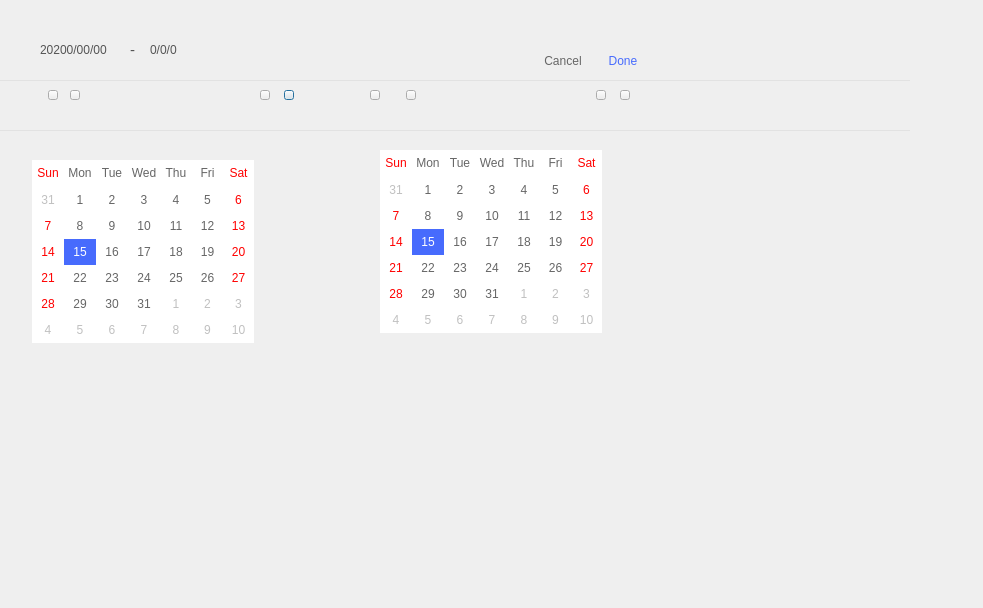
<?xml version="1.0" encoding="UTF-8"?>
<ui version="4.0">
 <class>DCalendarDialog</class>
 <widget class="QDialog" name="DCalendarDialog">
  <property name="geometry">
   <rect>
    <x>0</x>
    <y>0</y>
    <width>983</width>
    <height>608</height>
   </rect>
  </property>
  <property name="windowTitle">
   <string>Dialog</string>
  </property>
  <widget class="QCalendarWidget" name="calendarWidget">
   <property name="geometry">
    <rect>
     <x>32</x>
     <y>160</y>
     <width>222</width>
     <height>183</height>
    </rect>
   </property>
   <property name="styleSheet">
    <string notr="true">/* navigation bar */
QCalendarWidget QWidget#qt_calendar_navigationbar { background-color: #ffffff; }

QCalendarWidget QToolButton {
    height: 39px;
    width: 280px;
    color: #333333;
    font-size: 12px;
    icon-size: 10px, 10px;
    background-color: #ffffff;
}
QCalendarWidget QMenu {
    width: 32px;
    left: 20px;
    color: white;
    font-size: 12px;
    background-color: rgb(100, 100, 100);
}
QCalendarWidget QSpinBox { 
    width: 150px; 
    font-size:24px; 
    color: white; 
    background-color: qlineargradient(x1:0, y1:0, x2:0, y2:1, stop: 0 #cccccc, stop: 1 #333333); 
    selection-background-color: rgb(136, 136, 136);
    selection-color: rgb(255, 255, 255);
}
QCalendarWidget QSpinBox::up-button { subcontrol-origin: border;  subcontrol-position: top right;  width:65px; }
QCalendarWidget QSpinBox::down-button {subcontrol-origin: border; subcontrol-position: bottom right;  width:65px;}
QCalendarWidget QSpinBox::up-arrow { width:56px;  height:56px; }
QCalendarWidget QSpinBox::down-arrow { width:56px;  height:56px; }
 
/* header row */
QCalendarWidget QWidget { alternate-background-color: #ffffff; }
 
/* normal days */
QCalendarWidget QAbstractItemView:enabled 
{
	font-family:HelveticaNeue;
    font-size:12px;  
    color: rgba(102,102,102,1);  
    background-color: white;  
    selection-background-color:#476BFD; 
    selection-color:white; 
}
 
/* days in other months */
QCalendarWidget QAbstractItemView:disabled { color: rgba(0,0,0,0.25); }
</string>
   </property>
   <property name="locale">
    <locale language="English" country="UnitedStates"/>
   </property>
   <property name="gridVisible">
    <bool>false</bool>
   </property>
   <property name="verticalHeaderFormat">
    <enum>QCalendarWidget::NoVerticalHeader</enum>
   </property>
   <property name="navigationBarVisible">
    <bool>false</bool>
   </property>
  </widget>
  <widget class="QPushButton" name="pushButton_yearnext">
   <property name="geometry">
    <rect>
     <x>284</x>
     <y>90</y>
     <width>10</width>
     <height>10</height>
    </rect>
   </property>
   <property name="styleSheet">
    <string notr="true">QPushButton{border-image: url(:/images/yearnext.png);}
QPushButton:pressed{border-image: url(:/images/yearnext_p.png);}
</string>
   </property>
   <property name="text">
    <string/>
   </property>
  </widget>
  <widget class="QPushButton" name="pushButton_cancel">
   <property name="geometry">
    <rect>
     <x>540</x>
     <y>50</y>
     <width>46</width>
     <height>22</height>
    </rect>
   </property>
   <property name="styleSheet">
    <string notr="true">QPushButton {
	background-color:transparent;
	border:none;
	color:#666666;
	font-family: &quot;Microsoft YaHei&quot;;
	font-size: 12px;
}
QPushButton:pressed {  
    /* 改变背景色   
    background-color:rgb(40,85,20); */
    /* 使文字有一点移动 */  
    padding-left:2px;  
    padding-top:2px;  
}  
</string>
   </property>
   <property name="text">
    <string>Cancel</string>
   </property>
  </widget>
  <widget class="QLabel" name="label_monthyear">
   <property name="geometry">
    <rect>
     <x>102</x>
     <y>86</y>
     <width>101</width>
     <height>19</height>
    </rect>
   </property>
   <property name="styleSheet">
    <string notr="true">font-family: &quot;HelveticaNeue&quot;;
font: 12px;
color: rgba(0,0,0,0.85);</string>
   </property>
   <property name="text">
    <string/>
   </property>
   <property name="alignment">
    <set>Qt::AlignCenter</set>
   </property>
  </widget>
  <widget class="QPushButton" name="pushButton_done">
   <property name="geometry">
    <rect>
     <x>600</x>
     <y>50</y>
     <width>46</width>
     <height>22</height>
    </rect>
   </property>
   <property name="styleSheet">
    <string notr="true">QPushButton {
	background-color:transparent;
	border:none;
	color:#476BFD;
	font-family: &quot;Microsoft YaHei&quot;;
	font-size: 12px;
}
QPushButton:pressed {  
    /* 改变背景色   
    background-color:rgb(40,85,20); */
    /* 使文字有一点移动 */  
    padding-left:2px;  
    padding-top:2px;  
}  
</string>
   </property>
   <property name="text">
    <string>Done</string>
   </property>
  </widget>
  <widget class="QPushButton" name="pushButton_monsepre">
   <property name="geometry">
    <rect>
     <x>70</x>
     <y>90</y>
     <width>10</width>
     <height>10</height>
    </rect>
   </property>
   <property name="styleSheet">
    <string notr="true">QPushButton{border-image: url(:/images/monthpre.png);}
QPushButton:pressed{border-image: url(:/images/monthpre_p.png);}
</string>
   </property>
   <property name="text">
    <string/>
   </property>
  </widget>
  <widget class="QPushButton" name="pushButton_yearpre">
   <property name="geometry">
    <rect>
     <x>48</x>
     <y>90</y>
     <width>10</width>
     <height>10</height>
    </rect>
   </property>
   <property name="styleSheet">
    <string notr="true">QPushButton{border-image: url(:/images/yearpre.png);}
QPushButton:pressed{border-image: url(:/images/yearpre_p.png);}
</string>
   </property>
   <property name="text">
    <string/>
   </property>
  </widget>
  <widget class="QPushButton" name="pushButton_monthnext">
   <property name="geometry">
    <rect>
     <x>260</x>
     <y>90</y>
     <width>10</width>
     <height>10</height>
    </rect>
   </property>
   <property name="styleSheet">
    <string notr="true">QPushButton{border-image: url(:/images/monthnext.png);}
QPushButton:pressed{border-image: url(:/images/monthnext_p.png);}
</string>
   </property>
   <property name="text">
    <string/>
   </property>
  </widget>
  <widget class="QPushButton" name="pushButton_yearpre_2">
   <property name="geometry">
    <rect>
     <x>370</x>
     <y>90</y>
     <width>10</width>
     <height>10</height>
    </rect>
   </property>
   <property name="styleSheet">
    <string notr="true">QPushButton{border-image: url(:/images/yearpre.png);}
QPushButton:pressed{border-image: url(:/images/yearpre_p.png);}
</string>
   </property>
   <property name="text">
    <string/>
   </property>
  </widget>
  <widget class="QCalendarWidget" name="calendarWidget_2">
   <property name="geometry">
    <rect>
     <x>380</x>
     <y>150</y>
     <width>222</width>
     <height>183</height>
    </rect>
   </property>
   <property name="styleSheet">
    <string notr="true">/* navigation bar */
QCalendarWidget QWidget#qt_calendar_navigationbar { background-color: #ffffff; }

QCalendarWidget QToolButton {
    height: 39px;
    width: 280px;
    color: #333333;
    font-size: 12px;
    icon-size: 10px, 10px;
    background-color: #ffffff;
}
QCalendarWidget QMenu {
    width: 32px;
    left: 20px;
    color: white;
    font-size: 12px;
    background-color: rgb(100, 100, 100);
}
QCalendarWidget QSpinBox { 
    width: 150px; 
    font-size:24px; 
    color: white; 
    background-color: qlineargradient(x1:0, y1:0, x2:0, y2:1, stop: 0 #cccccc, stop: 1 #333333); 
    selection-background-color: rgb(136, 136, 136);
    selection-color: rgb(255, 255, 255);
}
QCalendarWidget QSpinBox::up-button { subcontrol-origin: border;  subcontrol-position: top right;  width:65px; }
QCalendarWidget QSpinBox::down-button {subcontrol-origin: border; subcontrol-position: bottom right;  width:65px;}
QCalendarWidget QSpinBox::up-arrow { width:56px;  height:56px; }
QCalendarWidget QSpinBox::down-arrow { width:56px;  height:56px; }
 
/* header row */
QCalendarWidget QWidget { alternate-background-color: #ffffff; }
 
/* normal days */
QCalendarWidget QAbstractItemView:enabled 
{
	font-family:HelveticaNeue;
    font-size:12px;  
    color: rgba(102,102,102,1);  
    background-color: white;  
    selection-background-color:#476BFD; 
    selection-color:white; 
}
 
/* days in other months */
QCalendarWidget QAbstractItemView:disabled { color: rgba(0,0,0,0.25); }
</string>
   </property>
   <property name="locale">
    <locale language="English" country="UnitedStates"/>
   </property>
   <property name="verticalHeaderFormat">
    <enum>QCalendarWidget::NoVerticalHeader</enum>
   </property>
   <property name="navigationBarVisible">
    <bool>false</bool>
   </property>
  </widget>
  <widget class="QPushButton" name="pushButton_monthnext_2">
   <property name="geometry">
    <rect>
     <x>596</x>
     <y>90</y>
     <width>10</width>
     <height>10</height>
    </rect>
   </property>
   <property name="styleSheet">
    <string notr="true">QPushButton{border-image: url(:/images/monthnext.png);}
QPushButton:pressed{border-image: url(:/images/monthnext_p.png);}
</string>
   </property>
   <property name="text">
    <string/>
   </property>
  </widget>
  <widget class="QPushButton" name="pushButton_monsepre_2">
   <property name="geometry">
    <rect>
     <x>406</x>
     <y>90</y>
     <width>10</width>
     <height>10</height>
    </rect>
   </property>
   <property name="styleSheet">
    <string notr="true">QPushButton{border-image: url(:/images/monthpre.png);}
QPushButton:pressed{border-image: url(:/images/monthpre_p.png);}
</string>
   </property>
   <property name="text">
    <string/>
   </property>
  </widget>
  <widget class="QPushButton" name="pushButton_yearnext_2">
   <property name="geometry">
    <rect>
     <x>620</x>
     <y>90</y>
     <width>10</width>
     <height>10</height>
    </rect>
   </property>
   <property name="styleSheet">
    <string notr="true">QPushButton{border-image: url(:/images/yearnext.png);}
QPushButton:pressed{border-image: url(:/images/yearnext_p.png);}
</string>
   </property>
   <property name="text">
    <string/>
   </property>
  </widget>
  <widget class="QLabel" name="label_time">
   <property name="geometry">
    <rect>
     <x>40</x>
     <y>40</y>
     <width>70</width>
     <height>19</height>
    </rect>
   </property>
   <property name="styleSheet">
    <string notr="true">font-size:12px;
font-family:&quot;HelveticaNeue&quot;;
color:rgba(0,0,0,0.65);
line-height:19px;</string>
   </property>
   <property name="text">
    <string>20200/00/00</string>
   </property>
  </widget>
  <widget class="QLabel" name="label_time2">
   <property name="geometry">
    <rect>
     <x>150</x>
     <y>40</y>
     <width>70</width>
     <height>19</height>
    </rect>
   </property>
   <property name="styleSheet">
    <string notr="true">font-size:12px;
font-family:&quot;HelveticaNeue&quot;;
color:rgba(0,0,0,0.65);
line-height:19px;</string>
   </property>
   <property name="text">
    <string>0/0/0</string>
   </property>
  </widget>
  <widget class="Line" name="line1">
   <property name="geometry">
    <rect>
     <x>0</x>
     <y>80</y>
     <width>910</width>
     <height>1</height>
    </rect>
   </property>
   <property name="styleSheet">
    <string notr="true">border:none;
background-color: rgb(226, 226, 226);</string>
   </property>
   <property name="orientation">
    <enum>Qt::Horizontal</enum>
   </property>
  </widget>
  <widget class="Line" name="line_2">
   <property name="geometry">
    <rect>
     <x>0</x>
     <y>130</y>
     <width>910</width>
     <height>1</height>
    </rect>
   </property>
   <property name="styleSheet">
    <string notr="true">border:none;
background-color: rgb(226, 226, 226);</string>
   </property>
   <property name="orientation">
    <enum>Qt::Horizontal</enum>
   </property>
  </widget>
  <widget class="QLabel" name="label_monthyear_2">
   <property name="geometry">
    <rect>
     <x>420</x>
     <y>90</y>
     <width>121</width>
     <height>20</height>
    </rect>
   </property>
   <property name="styleSheet">
    <string notr="true">	font-family: &quot;HelveticaNeue&quot;;
	font: 12px;
    color: rgba(0,0,0,0.85);</string>
   </property>
   <property name="text">
    <string/>
   </property>
   <property name="alignment">
    <set>Qt::AlignCenter</set>
   </property>
  </widget>
  <widget class="QLabel" name="label__">
   <property name="geometry">
    <rect>
     <x>130</x>
     <y>40</y>
     <width>10</width>
     <height>19</height>
    </rect>
   </property>
   <property name="styleSheet">
    <string notr="true">font-size:15px;
font-family:&quot;HelveticaNeue&quot;;
color:rgba(0,0,0,0.65);
line-height:19px;</string>
   </property>
   <property name="text">
    <string>-</string>
   </property>
  </widget>
 </widget>
 <resources/>
 <connections/>
</ui>
